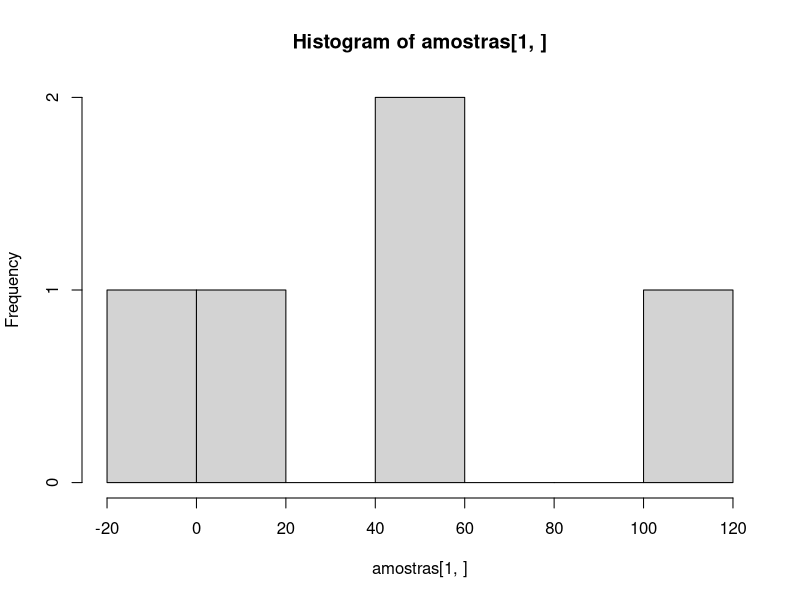
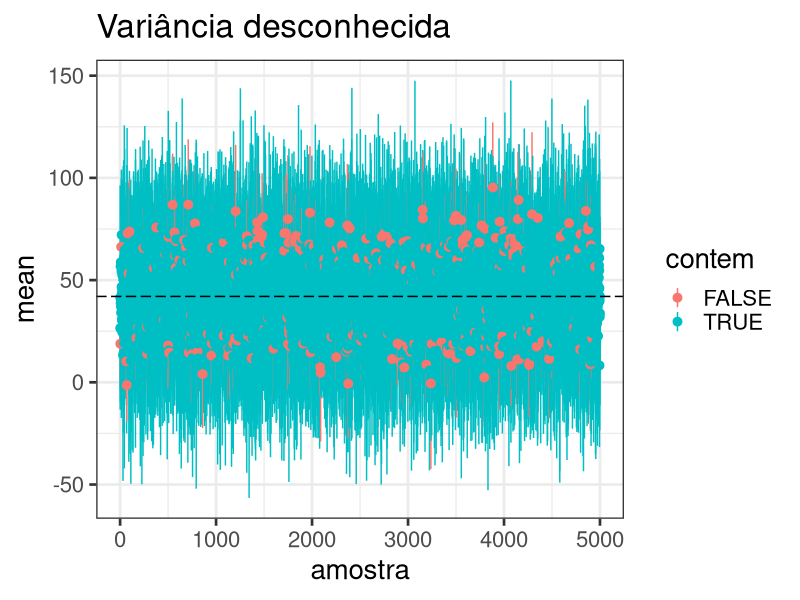
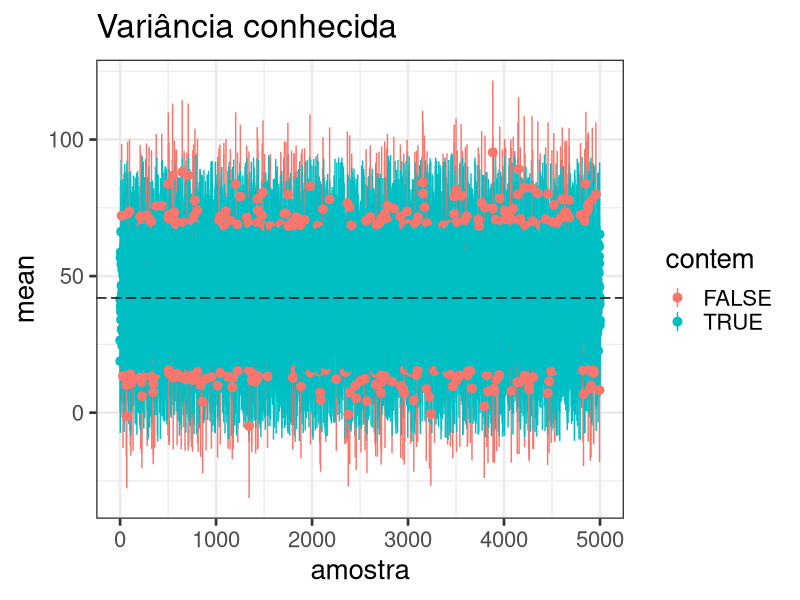
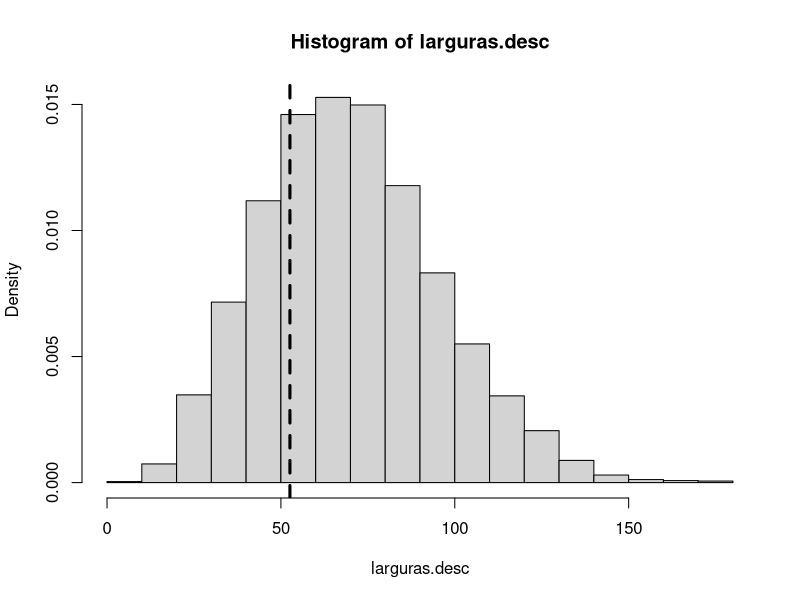

Generate these figures, in order, with R:
is_in <- function(x, l, u){
  below <- x >= l
  above <- x <= u
  result <- as.logical(below * above)
  return(result)
}

get_ci <- function(x, gamma = 0.95){
  n <- length(x)
  cc <- qt(p = (1+gamma)/2, df = n-1)
  x_bar <- mean(x)
  sigma_prime <- sqrt(var(x))
  Z <- cc*sigma_prime/sqrt(n)
  A <- x_bar - Z
  B <- x_bar + Z
  return(
    data.frame(xbar = x_bar, lwr = A, upr = B)
  )
}

get_ci_fixedVar <- function(x, v, gamma = 0.95){
  n <- length(x)
  zz <- qnorm(p = (1+gamma)/2)
  x_bar <- mean(x)
  Z <- zz*sqrt(v/n)
  A <- x_bar - Z
  B <- x_bar + Z
  return(
    data.frame(xbar = x_bar, lwr = A, upr = B)
  )
}
#####
mu <- 42
sigma_sq <- 30^2
n <-  5# 919 
M <- 5000

amostras <- matrix(rnorm(n*M, mean = mu,
                         sd = sqrt(sigma_sq)),
                   ncol = n, nrow = M)

hist(amostras[1, ])
get_ci(amostras[1, ])

intervalos <- data.frame(mean = rep(NA, M),
                         L = rep(NA, M),
                         U = rep(NA, M),
                         contem = rep(NA, M))

for( i in 1:M){
  intervalos[i, 1:3] <- get_ci(amostras[i, ])
  intervalos$contem[i] <- is_in(x = mu,
                             l = intervalos[i, 2], 
                             u = intervalos[i, 3])
}
intervalos <- data.frame(amostra = 1:M, intervalos)

tail(intervalos)

mean(intervalos$contem)

######## Variancia conhecida

intervalos.vc <- data.frame(mean = rep(NA, M),
                         L = rep(NA, M),
                         U = rep(NA, M),
                         contem = rep(NA, M))

for( i in 1:M){
  intervalos.vc[i, 1:3] <- get_ci_fixedVar(amostras[i, ], v = sigma_sq)
  intervalos.vc$contem[i] <- is_in(x = mu,
                                l = intervalos.vc[i, 2], 
                                u = intervalos.vc[i, 3])
}
intervalos.vc <- data.frame(amostra = 1:M, intervalos.vc)

tail(intervalos.vc)
mean(intervalos.vc$contem)


##### Plots
library(ggplot2)


p1 <- ggplot() + 
  geom_pointrange(data = intervalos,
                  mapping = aes(x = amostra, y = mean,
                                ymin = L, ymax = U, colour = contem)) +
  geom_hline(yintercept = mu, linetype = "longdash") +
  ggtitle("Variância desconhecida") +
  theme_bw(base_size = 20)


p2 <- ggplot() + 
  geom_pointrange(data = intervalos.vc,
                  mapping = aes(x = amostra, y = mean,
                                ymin = L, ymax = U, colour = contem)) +
  geom_hline(yintercept = mu, linetype = "longdash") +
  ggtitle("Variância conhecida") +
  theme_bw(base_size = 20)


p1 
p2 
# gridExtra::grid.arrange(p1, p2, ncol=2)

larguras.desc <- intervalos$U-intervalos$L
larguras.vc <- intervalos.vc$U-intervalos.vc$L

hist(larguras.desc, probability = TRUE)
abline(v = larguras.vc[1], lwd = 3, lty = 2)

mean(larguras.desc)
larguras.vc[1]
